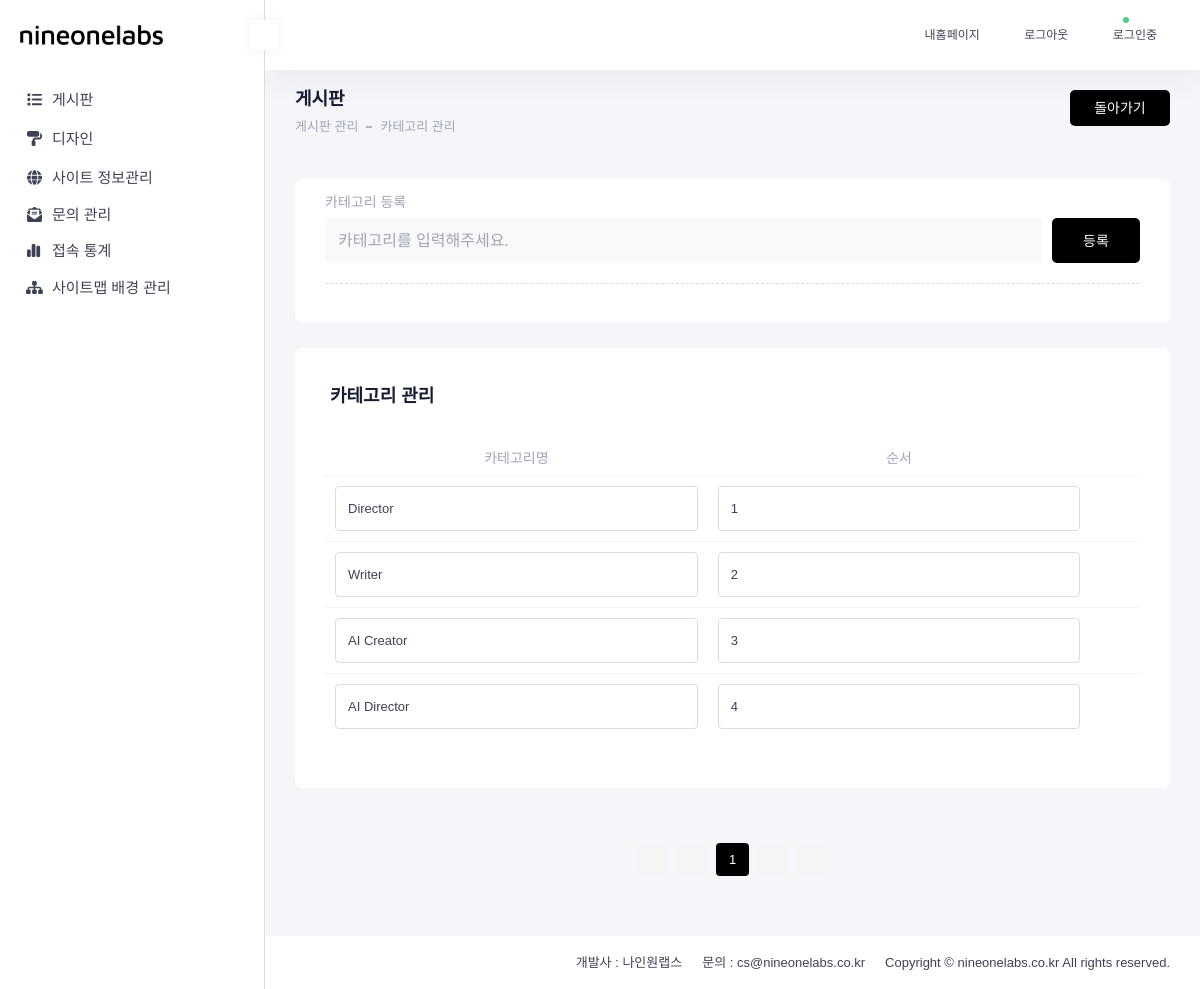
/admin/pages/board/board.category.view.php?no=27 (signed in), run on the app's committed database.
### tables this page shows
CREATE TABLE `nb_board_category` (
  `no` int NOT NULL,
  `sitekey` varchar(6) NOT NULL COMMENT '사이트 유니크 키',
  `board_no` int NOT NULL COMMENT '게시판 고유번호',
  `name` varchar(125) NOT NULL COMMENT '카테고리명',
  `sort_no` int NOT NULL DEFAULT '0' COMMENT '정렬번호'
);

### admin/pages/board/board.category.view.php (the view, shortened to what this page needs)
<?php
include_once "../../../inc/lib/base.class.php";
$connect = DB::getInstance();
try {
    $no = $_REQUEST['no'];
    $query = "SELECT a.no, a.board_no, a.name, a.sort_no
              FROM nb_board_category a
              WHERE board_no = :no ORDER BY a.sort_no ASC";
    $stmt = $connect->prepare($query);
    $stmt->execute([':no' => $no]);
    $categories = $stmt->fetchAll(PDO::FETCH_ASSOC);
} catch (Exception $e) {
    echo "<p>오류: " . $e->getMessage() . "</p>";
    exit;
}
include_once "../../inc/admin.css.php";
?>
</head>
<body>
    <div class="no-wrap">
        <?php include_once "../../inc/admin.header.php"; ?>
        <main class="no-app no-container">
            <?php include_once "../../inc/admin.drawer.php"; ?>
            <form id="frm" name="frm" method="post" autocomplete="off">
                <section class="no-content">
                    <div class="no-toolbar">
                        <div class="no-toolbar-container no-flex-stack">
                            <div class="no-page-indicator">
                                <h1 class="no-page-title">게시판</h1>
                                <div class="no-breadcrumb-container">
                                    <ul class="no-breadcrumb-list">
                                        <li class="no-breadcrumb-item"><span>게시판 관리</span></li>
                                        <li class="no-breadcrumb-item"><span>카테고리 관리</span></li>
                                    </ul>
                                </div>
                            </div>
                            <div class="no-items-center">
                                <a href="./board.manage.list.php" class="no-btn no-btn--main no-btn--big">돌아가기</a>
                            </div>
                        </div>
                    </div>
                    <div class="no-search no-toolbar-container">
                        <div class="no-card">
                            <div class="no-card-body no-admin-column">
                                <div class="no-admin-block wide">
                                    <h3 class="no-admin-title">카테고리 등록</h3>
                                    <div class="no-search-select">
                                        <div class="no-search-wrap">
                                            <div class="no-search-input">
                                                <input style="padding-left: 1.2rem" name="name" id="name" type="text"
                                                    title="카테고리 등록" placeholder="카테고리를 입력해주세요." value="">
                                            </div>
                                            <div class="no-search-btn">
                                                <button type="button" title="검색"
                                                    class="no-btn no-btn--main no-btn--search"
                                                    onClick="doCategoryAdd();">등록</button>
                                            </div>
                                        </div>
                                    </div>
                                </div>
                            </div>
                        </div>
                    </div>
                    <div class="no-content-container">
                        <div class="no-card">
                            <div class="no-card-header">
                                <h2 class="no-card-title">카테고리 관리</h2>
                            </div>
                            <div class="no-card-body">
                                <div class="no-table-responsive">
                                    <table class="no-table">
                                        <thead>
                                            <tr>
                                                <th scope="col" class="no-min-width-120">카테고리명</th>
                                                <th scope="col" class="no-min-width-120">순서</th>
                                                <th scope="col" class="no-min-width-150">관리</th>
                                            </tr>
                                        </thead>
                                        <tbody>
                                            <?php if ($categories): ?>
                                            <?php foreach ($categories as $v): ?>
                                            <tr>
                                                <td>
                                                    <span>
                                                        <input type="text"
                                                            id="name_<?= htmlspecialchars($v['no'], ENT_QUOTES) ?>"
                                                            value="<?= htmlspecialchars($v['name'], ENT_QUOTES) ?>">
                                                    </span>
                                                </td>
                                                <td>
                                                    <span>
                                                        <input type="text"
                                                            id="sort_no_<?= htmlspecialchars($v['no'], ENT_QUOTES) ?>"
                                                            value="<?= htmlspecialchars($v['sort_no'], ENT_QUOTES) ?>">
                                                    </span>
                                                </td>
                                                <td>
                                                    <div class="no-table-role">
                                                    </div>
                                                </td>
                                            </tr>
                                            <?php endforeach; ?>
                                            <?php else: ?>
                                            <tr>
                                                <td colspan="3">등록된 카테고리가 없습니다.</td>
                                            </tr>
                                            <?php endif; ?>
                                        </tbody>
                                    </table>
                                </div>
                            </div>
                        </div>
                    </div>
                    <?php include_once "../../lib/admin.pagination.php"; ?>
                </section>
            </form>
        </main>
        <?php include_once "../../inc/admin.footer.php"; ?>
</body>
</html>

### data on the page
nb_board_category: name "Director", sort_no "1"
nb_board_category: name "Writer", sort_no "2"
nb_board_category: name "AI Creator", sort_no "3"
nb_board_category: name "AI Director", sort_no "4"

### other printed values
$menu['title'] "게시판"
$menu['title'] "디자인"
$menu['title'] "사이트 정보관리"
$menu['title'] "문의 관리"
$menu['title'] "접속 통계"
$menu['title'] "사이트맵 배경 관리"
